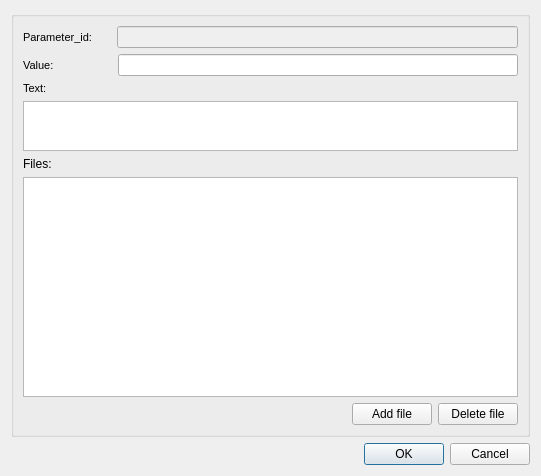
<?xml version="1.0" encoding="UTF-8"?>
<ui version="4.0">
 <class>event_standard</class>
 <widget class="QDialog" name="event_standard">
  <property name="geometry">
   <rect>
    <x>0</x>
    <y>0</y>
    <width>541</width>
    <height>476</height>
   </rect>
  </property>
  <property name="windowTitle">
   <string>Event standard</string>
  </property>
  <layout class="QVBoxLayout" name="verticalLayout_2">
   <item>
    <widget class="QGroupBox" name="groupBox">
     <property name="title">
      <string/>
     </property>
     <layout class="QVBoxLayout" name="verticalLayout">
      <item>
       <layout class="QHBoxLayout" name="horizontalLayout">
        <item>
         <widget class="QLabel" name="label_node_type">
          <property name="font">
           <font>
            <pointsize>8</pointsize>
            <weight>50</weight>
            <bold>false</bold>
           </font>
          </property>
          <property name="frameShape">
           <enum>QFrame::NoFrame</enum>
          </property>
          <property name="frameShadow">
           <enum>QFrame::Plain</enum>
          </property>
          <property name="text">
           <string>Parameter_id:      </string>
          </property>
          <property name="textFormat">
           <enum>Qt::AutoText</enum>
          </property>
          <property name="scaledContents">
           <bool>false</bool>
          </property>
          <property name="alignment">
           <set>Qt::AlignLeading|Qt::AlignLeft|Qt::AlignVCenter</set>
          </property>
          <property name="margin">
           <number>3</number>
          </property>
         </widget>
        </item>
        <item>
         <widget class="QLineEdit" name="parameter_id">
          <property name="enabled">
           <bool>false</bool>
          </property>
          <property name="frame">
           <bool>true</bool>
          </property>
         </widget>
        </item>
       </layout>
      </item>
      <item>
       <layout class="QHBoxLayout" name="horizontalLayout_2">
        <item>
         <widget class="QLabel" name="label_node_type_2">
          <property name="font">
           <font>
            <pointsize>8</pointsize>
            <weight>50</weight>
            <bold>false</bold>
           </font>
          </property>
          <property name="frameShape">
           <enum>QFrame::NoFrame</enum>
          </property>
          <property name="frameShadow">
           <enum>QFrame::Plain</enum>
          </property>
          <property name="text">
           <string>Value:                   </string>
          </property>
          <property name="textFormat">
           <enum>Qt::AutoText</enum>
          </property>
          <property name="scaledContents">
           <bool>false</bool>
          </property>
          <property name="alignment">
           <set>Qt::AlignLeading|Qt::AlignLeft|Qt::AlignVCenter</set>
          </property>
          <property name="margin">
           <number>3</number>
          </property>
         </widget>
        </item>
        <item>
         <widget class="QLineEdit" name="value">
          <property name="frame">
           <bool>true</bool>
          </property>
         </widget>
        </item>
       </layout>
      </item>
      <item>
       <widget class="QLabel" name="label_flexunion_code_4">
        <property name="font">
         <font>
          <pointsize>8</pointsize>
         </font>
        </property>
        <property name="frameShape">
         <enum>QFrame::NoFrame</enum>
        </property>
        <property name="frameShadow">
         <enum>QFrame::Plain</enum>
        </property>
        <property name="text">
         <string>Text:</string>
        </property>
        <property name="textFormat">
         <enum>Qt::AutoText</enum>
        </property>
        <property name="scaledContents">
         <bool>false</bool>
        </property>
        <property name="alignment">
         <set>Qt::AlignLeading|Qt::AlignLeft|Qt::AlignVCenter</set>
        </property>
        <property name="margin">
         <number>3</number>
        </property>
       </widget>
      </item>
      <item>
       <widget class="QTextEdit" name="text">
        <property name="maximumSize">
         <size>
          <width>16777215</width>
          <height>50</height>
         </size>
        </property>
       </widget>
      </item>
      <item>
       <widget class="QLabel" name="label">
        <property name="text">
         <string>Files:</string>
        </property>
       </widget>
      </item>
      <item>
       <widget class="QTableView" name="tbl_docs_x_event"/>
      </item>
      <item>
       <layout class="QHBoxLayout" name="horizontalLayout_3">
        <item>
         <spacer name="horizontalSpacer">
          <property name="orientation">
           <enum>Qt::Horizontal</enum>
          </property>
          <property name="sizeHint" stdset="0">
           <size>
            <width>40</width>
            <height>20</height>
           </size>
          </property>
         </spacer>
        </item>
        <item>
         <widget class="QPushButton" name="btn_add_file">
          <property name="text">
           <string>Add file</string>
          </property>
         </widget>
        </item>
        <item>
         <widget class="QPushButton" name="btn_delete_file">
          <property name="text">
           <string>Delete file</string>
          </property>
         </widget>
        </item>
       </layout>
      </item>
     </layout>
    </widget>
   </item>
   <item>
    <widget class="QDialogButtonBox" name="buttonBox">
     <property name="standardButtons">
      <set>QDialogButtonBox::Cancel|QDialogButtonBox::Ok</set>
     </property>
    </widget>
   </item>
  </layout>
 </widget>
 <tabstops>
  <tabstop>parameter_id</tabstop>
  <tabstop>value</tabstop>
  <tabstop>btn_add_file</tabstop>
  <tabstop>buttonBox</tabstop>
 </tabstops>
 <resources/>
 <connections>
  <connection>
   <sender>buttonBox</sender>
   <signal>accepted()</signal>
   <receiver>event_standard</receiver>
   <slot>accept()</slot>
   <hints>
    <hint type="sourcelabel">
     <x>248</x>
     <y>254</y>
    </hint>
    <hint type="destinationlabel">
     <x>157</x>
     <y>274</y>
    </hint>
   </hints>
  </connection>
  <connection>
   <sender>buttonBox</sender>
   <signal>rejected()</signal>
   <receiver>event_standard</receiver>
   <slot>reject()</slot>
   <hints>
    <hint type="sourcelabel">
     <x>316</x>
     <y>260</y>
    </hint>
    <hint type="destinationlabel">
     <x>286</x>
     <y>274</y>
    </hint>
   </hints>
  </connection>
 </connections>
</ui>
